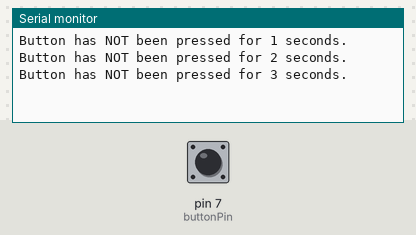
A sketch run on a simulated Arduino Uno, built with avr-gcc and run on an emulated ATmega328P. Parts: the last lines printed to the serial monitor. The inputs (shaded band) are chosen by the test bench; at power-on: pin 7 (buttonPin) LOW.

Above: at 2.8 s.
2.9 s: pin 7 (buttonPin) pulled HIGH for 1.2 s
At 3.8 s:
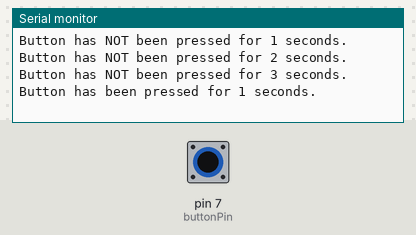
5.6 s: pin 7 (buttonPin) pulled HIGH for 3.2 s
At 6.8 s:
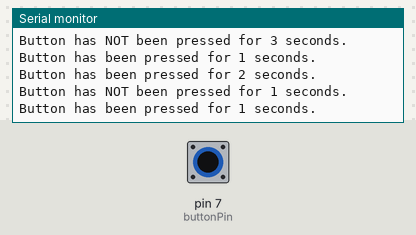
Timing chart, 0 to 8.6 s (numbered marks = the images above; inputs shaded):
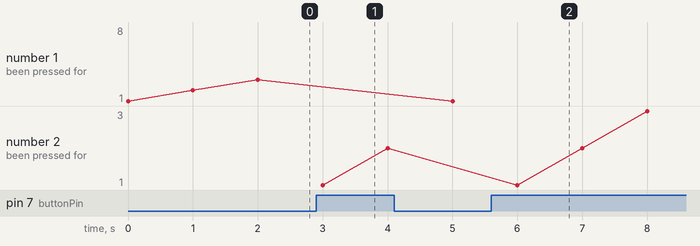

Measured:
- after the input at 2.9 s, the serial monitor: prints a new line after 0.10 s (image 1)

The sketch:

ButtonAndTouchSensor_test.ino
```cpp
const int buttonPin=7;
// Corresponds to the digital port that the button / touch sensor is plugged into

void setup() {
    pinMode(buttonPin, INPUT);
    Serial.begin(9600);
}

unsigned int pressedCount = 0;
unsigned int notPressedCount = 0;
void loop() {
    int pressed = digitalRead(buttonPin); // 1 if the button is pressed, 0 if it is not
    if(pressed==1)
    {
        pressedCount += 1;
        notPressedCount = 0;
       Serial.print("Button has been pressed for "); Serial.print(pressedCount); Serial.println(" seconds.");
    }
    else
    {
        pressedCount = 0;
        notPressedCount += 1;
       Serial.print("Button has NOT been pressed for "); Serial.print(notPressedCount); Serial.println(" seconds.");
    }
    delay(1000);
}
```
